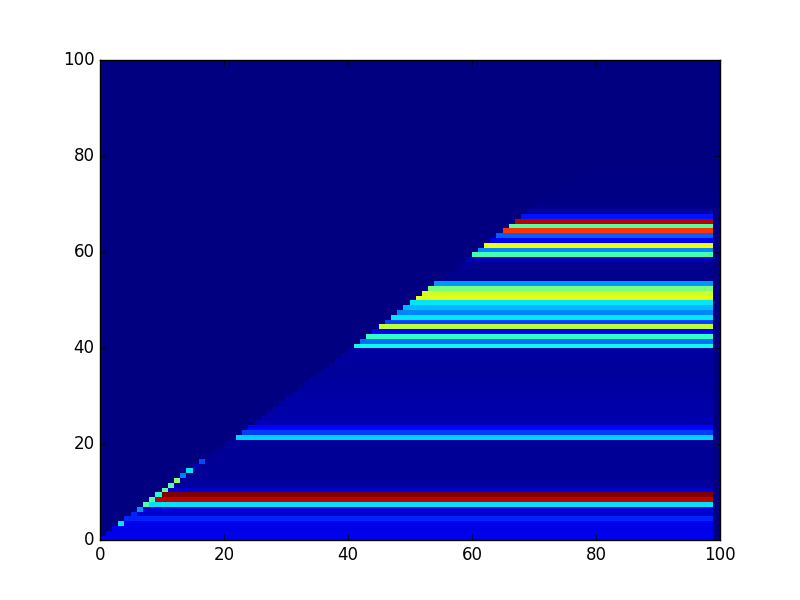

Recreate this plot in Python.
#coding=utf-8
from Oblig2_4d import *

def oppg4e(a, b, c, d, K, N, alpha, beta):
	from matplotlib.pylab import pcolormesh, zeros, array, zeros_like, show, savefig
	def C(i, j):
		return oppg4d((x[0][i], x[1][j]), (alpha, beta), N)
	x = zeros([2, K])
	l = zeros([K, K])
	for i in xrange(0, K):
		for j in xrange(0, K):
			x[0][i] = (a + i*(b - a))/float(K)
			x[1][i] = (c + j*(d - c))/float(K)
			l[i][j] = C(i, j)
	pcolormesh(l)
	savefig("Oblig2_4e.png")
	show()

if __name__ == "__main__":
	oppg4e(-1, 1, -1, 1, 800, 800, -0.8025, 0.156)